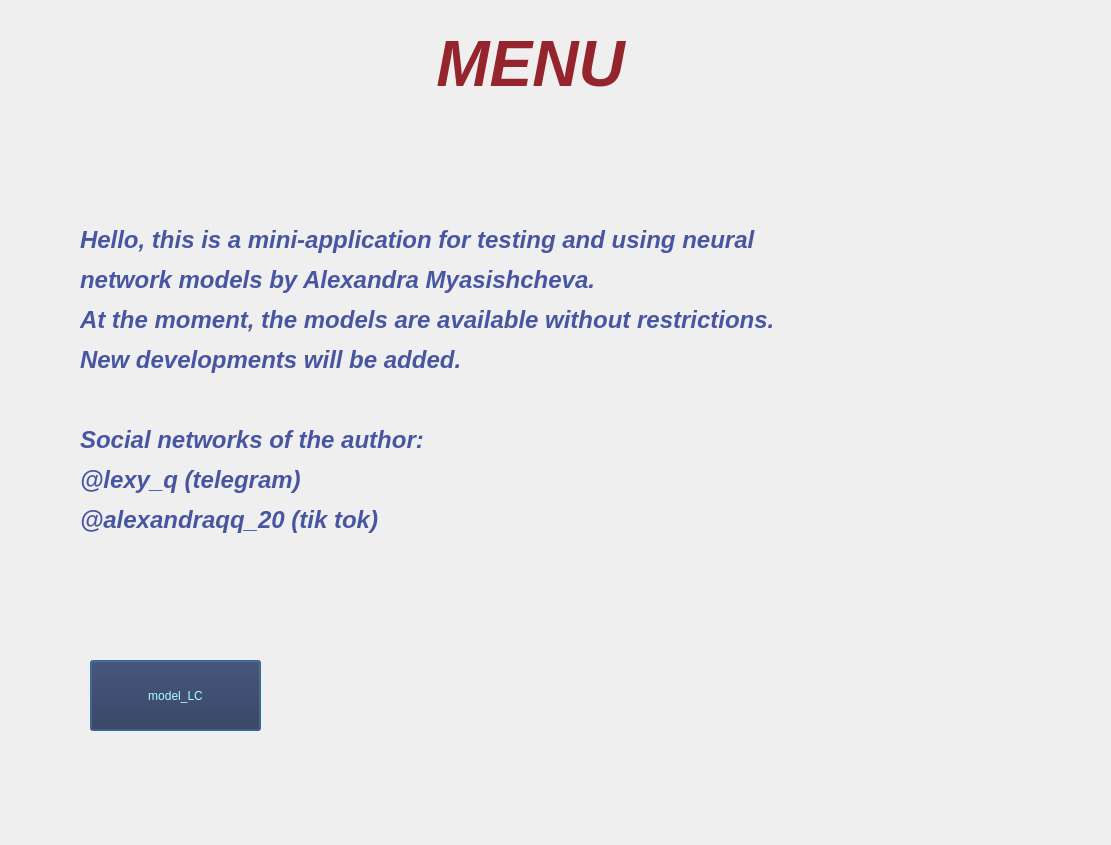
<?xml version="1.0" encoding="UTF-8"?>
<ui version="4.0">
 <class>Dialog0</class>
 <widget class="QDialog" name="Dialog0">
  <property name="geometry">
   <rect>
    <x>0</x>
    <y>0</y>
    <width>1111</width>
    <height>845</height>
   </rect>
  </property>
  <property name="windowTitle">
   <string>Dialog</string>
  </property>
  <widget class="QLabel" name="label">
   <property name="geometry">
    <rect>
     <x>330</x>
     <y>20</y>
     <width>401</width>
     <height>91</height>
    </rect>
   </property>
   <property name="styleSheet">
    <string notr="true">font: 22pt &quot;Nirmala Text Semilight&quot;;</string>
   </property>
   <property name="text">
    <string>&lt;!DOCTYPE HTML PUBLIC &quot;-//W3C//DTD HTML 4.0//EN&quot; &quot;http://www.w3.org/TR/REC-html40/strict.dtd&quot;&gt;
&lt;html&gt;&lt;head&gt;&lt;meta name=&quot;qrichtext&quot; content=&quot;1&quot; /&gt;&lt;style type=&quot;text/css&quot;&gt;
p, li { white-space: pre-wrap; }
&lt;/style&gt;&lt;/head&gt;&lt;body style=&quot; font-family:'MS Shell Dlg 2'; font-size:8pt; font-weight:400; font-style:normal;&quot;&gt;
&lt;p align=&quot;center&quot; style=&quot; margin-top:0px; margin-bottom:0px; margin-left:0px; margin-right:0px; -qt-block-indent:0; text-indent:0px;&quot;&gt;&lt;span style=&quot; font-size:48pt; font-weight:600; font-style:italic; color:#94252c;&quot;&gt;MENU&lt;/span&gt;&lt;/p&gt;&lt;/body&gt;&lt;/html&gt;</string>
   </property>
  </widget>
  <widget class="QLabel" name="label_2">
   <property name="geometry">
    <rect>
     <x>80</x>
     <y>140</y>
     <width>941</width>
     <height>481</height>
    </rect>
   </property>
   <property name="styleSheet">
    <string notr="true">font: 22pt &quot;Nirmala Text Semilight&quot;;</string>
   </property>
   <property name="text">
    <string>&lt;html&gt;&lt;head/&gt;&lt;body&gt;&lt;p&gt;&lt;span style=&quot; font-size:18pt; font-weight:600; font-style:italic; color:#4856a2;&quot;&gt;Hello, this is a mini-application for testing and using neural &lt;/span&gt;&lt;/p&gt;&lt;p&gt;&lt;span style=&quot; font-size:18pt; font-weight:600; font-style:italic; color:#4856a2;&quot;&gt;network models by Alexandra Myasishcheva. &lt;/span&gt;&lt;/p&gt;&lt;p&gt;&lt;span style=&quot; font-size:18pt; font-weight:600; font-style:italic; color:#4856a2;&quot;&gt;At the moment, the models are available without restrictions. &lt;/span&gt;&lt;/p&gt;&lt;p&gt;&lt;span style=&quot; font-size:18pt; font-weight:600; font-style:italic; color:#4856a2;&quot;&gt;New developments will be added.&lt;/span&gt;&lt;/p&gt;&lt;p&gt;&lt;br/&gt;&lt;/p&gt;&lt;p&gt;&lt;span style=&quot; font-size:18pt; font-weight:600; font-style:italic; color:#4856a2;&quot;&gt;Social networks of the author:&lt;/span&gt;&lt;/p&gt;&lt;p&gt;&lt;span style=&quot; font-size:18pt; font-weight:600; font-style:italic; color:#4856a2;&quot;&gt;@lexy_q (telegram)&lt;/span&gt;&lt;/p&gt;&lt;p&gt;&lt;span style=&quot; font-size:18pt; font-weight:600; font-style:italic; color:#4856a2;&quot;&gt;@alexandraqq_20 (tik tok)&lt;/span&gt;&lt;/p&gt;&lt;/body&gt;&lt;/html&gt;</string>
   </property>
  </widget>
  <widget class="QPushButton" name="in_window_model_LC_but">
   <property name="geometry">
    <rect>
     <x>90</x>
     <y>660</y>
     <width>171</width>
     <height>71</height>
    </rect>
   </property>
   <property name="styleSheet">
    <string notr="true">font: 22pt &quot;Nirmala Text Semilight&quot;;
background-color: rgb(41, 46, 79);
color: rgb(170, 255, 255);</string>
   </property>
   <property name="text">
    <string>model_LC</string>
   </property>
  </widget>
 </widget>
 <resources/>
 <connections/>
</ui>
